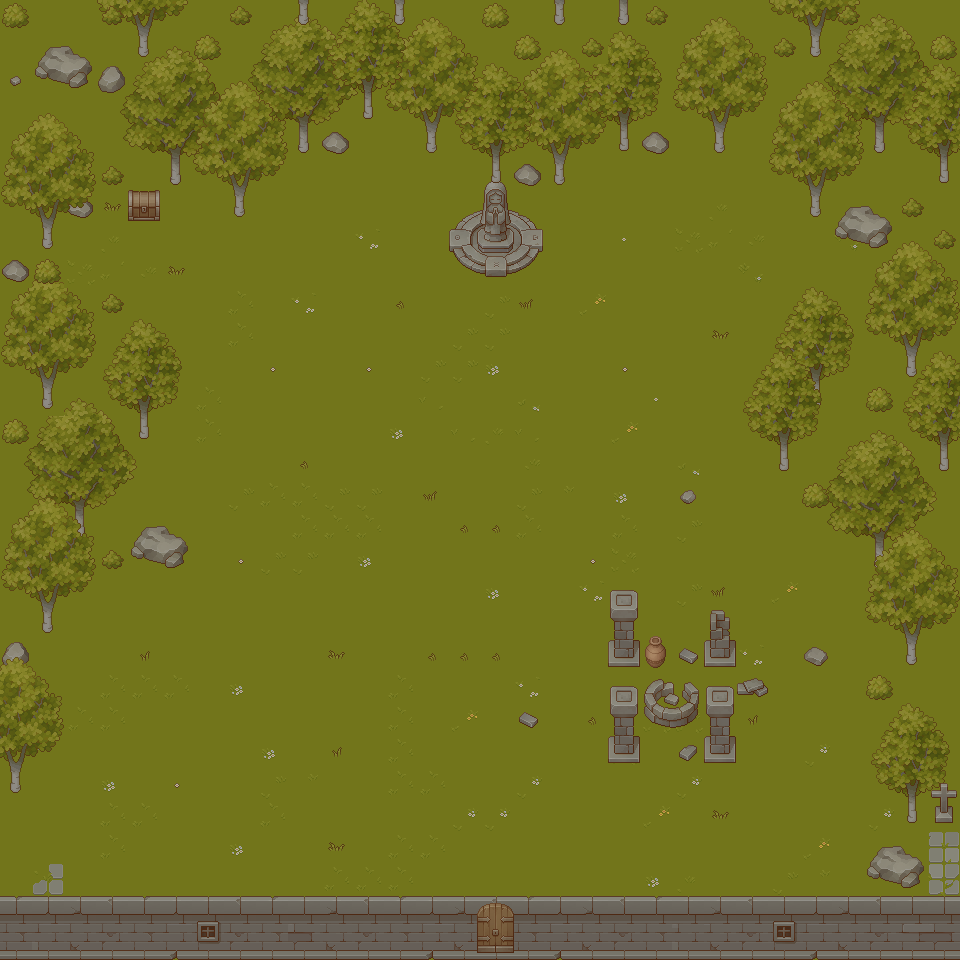

This is a level from a 2D game, rendered from its Tiled map with the project's own tilesets. A one-line summary and the map file follow, with tile-layer data summarised:
An orthogonal 30x30 tile map with 32x32 px tiles, 5 tile layers (Ground, Foliage, Props, PropsMid, ...), 5 tilesets.

<map version="1.10" tiledversion="1.11.1" orientation="orthogonal" renderorder="right-down" width="30" height="30" tilewidth="32" tileheight="32" infinite="0" nextlayerid="7" nextobjectid="1">
 <tileset firstgid="1" name="TX Tileset Grass" tilewidth="32" tileheight="32" tilecount="64" columns="8">
  <image source="../images/TXTilesetGrass.png" width="256" height="256" />
 </tileset>
 <tileset firstgid="65" name="TX Plant" tilewidth="32" tileheight="32" tilecount="256" columns="16">
  <image source="../images/TXPlant.png" width="512" height="512" />
 </tileset>
 <tileset firstgid="321" name="TX Tileset Wall" tilewidth="32" tileheight="32" tilecount="256" columns="16">
  <image source="../images/TXTilesetWall.png" width="512" height="512" />
 </tileset>
 <tileset firstgid="577" name="TX Struct" tilewidth="32" tileheight="32" tilecount="256" columns="16">
  <image source="../images/TXStruct.png" width="512" height="512" />
 </tileset>
 <tileset firstgid="833" name="TX Props" tilewidth="32" tileheight="32" tilecount="256" columns="16">
  <image source="../images/TXProps.png" width="512" height="512" />
 </tileset>
 <layer id="1" name="Ground" width="30" height="30">
  <data>[900 cells, 900 non-empty, 1 distinct tile ids]</data>
 </layer>
 <layer id="2" name="Foliage" width="30" height="30">
  <data>[900 cells, 366 non-empty, 86 distinct tile ids]</data>
 </layer>
 <layer id="5" name="Props" width="30" height="30">
  <data>[900 cells, 55 non-empty, 40 distinct tile ids]</data>
 </layer>
 <layer id="6" name="PropsMid" width="30" height="30">
  <data>[900 cells, 15 non-empty, 9 distinct tile ids]</data>
 </layer>
 <layer id="4" name="FoliageMid" width="30" height="30">
  <data>[900 cells, 162 non-empty, 26 distinct tile ids]</data>
 </layer>
 <objectgroup id="3" name="Object Layer 1" />
</map>
